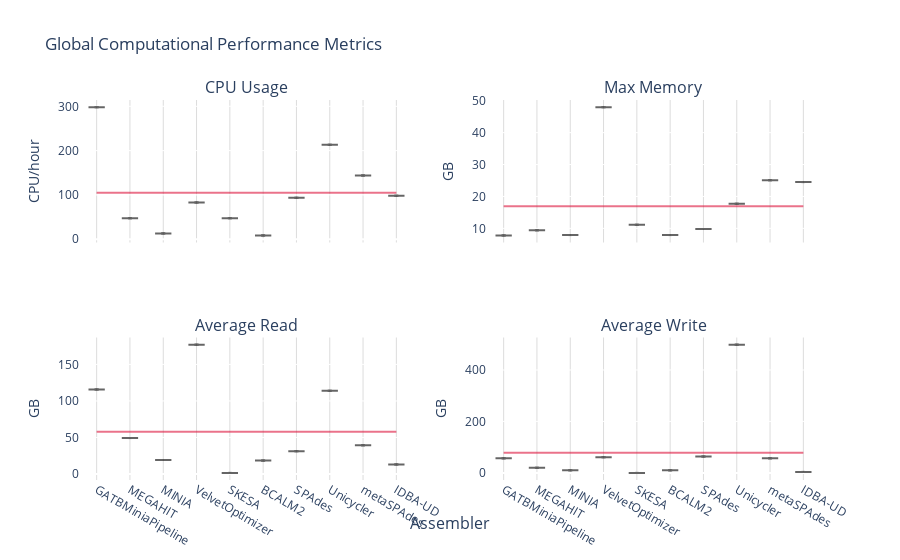

The code cell stored with this chart in its notebook:
### Markdown cell above
### Plot  Mean Statistics

### Code cell
fig_global = make_subplots(rows=2, cols=2, shared_xaxes=True, x_title="Assembler", 
                           subplot_titles=('CPU Usage', 'Max Memory', 'Average Read', 'Average Write'))
row_coord = 1
col_coord = 1

for column in global_pipeline_stats_df.columns:
    if column not in ['run', 'assembler', 'avgTime']:
        fig_global.add_trace(go.Violin(y=global_pipeline_stats_df[column], box_visible=True, line_color='black',
                               meanline_visible=True, fillcolor='lightseagreen', opacity=0.6,
                               x=global_pipeline_stats_df['assembler']),
                      row=row_coord, col=col_coord)
        fig_global.add_trace(go.Scatter(y=[global_pipeline_stats_df[column].mean()]*len(global_pipeline_stats_df['assembler']), 
                                        x=global_pipeline_stats_df['assembler'], mode='lines',
                                        line=dict(color="crimson"), opacity=0.6),row=row_coord, col=col_coord)
        if col_coord == 2:
            col_coord = 1
            row_coord += 1
        else:
            col_coord +=1

fig_global.update_layout(showlegend=False,plot_bgcolor='rgb(255,255,255)', title_text="Global Computational Performance Metrics")
# grid
fig_global['layout']['xaxis']['gridcolor']='#DCDCDC'
fig_global['layout']['xaxis2']['gridcolor']='#DCDCDC'
fig_global['layout']['xaxis3']['gridcolor']='#DCDCDC'
fig_global['layout']['xaxis4']['gridcolor']='#DCDCDC'
# y-axis legends
fig_global['layout']['yaxis']['title']='CPU/hour'
fig_global['layout']['yaxis2']['title']='GB'
fig_global['layout']['yaxis3']['title']='GB'
fig_global['layout']['yaxis4']['title']='GB'

fig_global.show()

### Figure 1 — Plotly figure (JSON) as saved in the notebook; plotly's stock layout.template omitted (floating-point values rounded to 4 significant figures)
{"data": [{"box": {"visible": true}, "fillcolor": "lightseagreen", "line": {"color": "black"}, "meanline": {"visible": true}, "opacity": 0.6, "type": "violin", "x": ["GATBMiniaPipeline", "MEGAHIT", "MINIA", "VelvetOptimizer", "SKESA", "BCALM2", "SPAdes", "Unicycler", "metaSPAdes", "IDBA-UD"], "xaxis": "x", "y": [298.2, 47.48, 13.1, 82.88, 47.53, 8.6, 93.32, 213.1, 143.9, 98.03], "yaxis": "y"}, {"line": {"color": "crimson"}, "mode": "lines", "opacity": 0.6, "type": "scatter", "x": ["GATBMiniaPipeline", "MEGAHIT", "MINIA", "VelvetOptimizer", "SKESA", "BCALM2", "SPAdes", "Unicycler", "metaSPAdes", "IDBA-UD"], "xaxis": "x", "y": [104.6, 104.6, 104.6, 104.6, 104.6, 104.6, 104.6, 104.6, 104.6, 104.6], "yaxis": "y"}, {"box": {"visible": true}, "fillcolor": "lightseagreen", "line": {"color": "black"}, "meanline": {"visible": true}, "opacity": 0.6, "type": "violin", "x": ["GATBMiniaPipeline", "MEGAHIT", "MINIA", "VelvetOptimizer", "SKESA", "BCALM2", "SPAdes", "Unicycler", "metaSPAdes", "IDBA-UD"], "xaxis": "x2", "y": [7.8, 9.4, 7.9, 48, 11.1, 7.9, 9.8, 17.7, 25.1, 24.5], "yaxis": "y2"}, {"line": {"color": "crimson"}, "mode": "lines", "opacity": 0.6, "type": "scatter", "x": ["GATBMiniaPipeline", "MEGAHIT", "MINIA", "VelvetOptimizer", "SKESA", "BCALM2", "SPAdes", "Unicycler", "metaSPAdes", "IDBA-UD"], "xaxis": "x2", "y": [16.92, 16.92, 16.92, 16.92, 16.92, 16.92, 16.92, 16.92, 16.92, 16.92], "yaxis": "y2"}, {"box": {"visible": true}, "fillcolor": "lightseagreen", "line": {"color": "black"}, "meanline": {"visible": true}, "opacity": 0.6, "type": "violin", "x": ["GATBMiniaPipeline", "MEGAHIT", "MINIA", "VelvetOptimizer", "SKESA", "BCALM2", "SPAdes", "Unicycler", "metaSPAdes", "IDBA-UD"], "xaxis": "x3", "y": [115.7, 49.2, 19.1, 177.1, 1.5, 18.3, 31.2, 113.8, 39.3, 13.1], "yaxis": "y3"}, {"line": {"color": "crimson"}, "mode": "lines", "opacity": 0.6, "type": "scatter", "x": ["GATBMiniaPipeline", "MEGAHIT", "MINIA", "VelvetOptimizer", "SKESA", "BCALM2", "SPAdes", "Unicycler", "metaSPAdes", "IDBA-UD"], "xaxis": "x3", "y": [57.83, 57.83, 57.83, 57.83, 57.83, 57.83, 57.83, 57.83, 57.83, 57.83], "yaxis": "y3"}, {"box": {"visible": true}, "fillcolor": "lightseagreen", "line": {"color": "black"}, "meanline": {"visible": true}, "opacity": 0.6, "type": "violin", "x": ["GATBMiniaPipeline", "MEGAHIT", "MINIA", "VelvetOptimizer", "SKESA", "BCALM2", "SPAdes", "Unicycler", "metaSPAdes", "IDBA-UD"], "xaxis": "x4", "y": [56.4, 19.5, 9.9, 61, 0.023, 9.8, 63.4, 498.5, 56.6, 3.8], "yaxis": "y4"}, {"line": {"color": "crimson"}, "mode": "lines", "opacity": 0.6, "type": "scatter", "x": ["GATBMiniaPipeline", "MEGAHIT", "MINIA", "VelvetOptimizer", "SKESA", "BCALM2", "SPAdes", "Unicycler", "metaSPAdes", "IDBA-UD"], "xaxis": "x4", "y": [77.89, 77.89, 77.89, 77.89, 77.89, 77.89, 77.89, 77.89, 77.89, 77.89], "yaxis": "y4"}], "layout": {"annotations": [{"font": {"size": 16}, "showarrow": false, "text": "CPU Usage", "x": 0.225, "xanchor": "center", "xref": "paper", "y": 1, "yanchor": "bottom", "yref": "paper"}, {"font": {"size": 16}, "showarrow": false, "text": "Max Memory", "x": 0.775, "xanchor": "center", "xref": "paper", "y": 1, "yanchor": "bottom", "yref": "paper"}, {"font": {"size": 16}, "showarrow": false, "text": "Average Read", "x": 0.225, "xanchor": "center", "xref": "paper", "y": 0.375, "yanchor": "bottom", "yref": "paper"}, {"font": {"size": 16}, "showarrow": false, "text": "Average Write", "x": 0.775, "xanchor": "center", "xref": "paper", "y": 0.375, "yanchor": "bottom", "yref": "paper"}, {"font": {"size": 16}, "showarrow": false, "text": "Assembler", "x": 0.5, "xanchor": "center", "xref": "paper", "y": 0, "yanchor": "top", "yref": "paper", "yshift": -30}], "plot_bgcolor": "rgb(255,255,255)", "showlegend": false, "title": {"text": "Global Computational Performance Metrics"}, "xaxis": {"anchor": "y", "domain": [0, 0.45], "gridcolor": "#DCDCDC", "matches": "x3", "showticklabels": false}, "xaxis2": {"anchor": "y2", "domain": [0.55, 1], "gridcolor": "#DCDCDC", "matches": "x4", "showticklabels": false}, "xaxis3": {"anchor": "y3", "domain": [0, 0.45], "gridcolor": "#DCDCDC"}, "xaxis4": {"anchor": "y4", "domain": [0.55, 1], "gridcolor": "#DCDCDC"}, "yaxis": {"anchor": "x", "domain": [0.625, 1], "title": {"text": "CPU/hour"}}, "yaxis2": {"anchor": "x2", "domain": [0.625, 1], "title": {"text": "GB"}}, "yaxis3": {"anchor": "x3", "domain": [0, 0.375], "title": {"text": "GB"}}, "yaxis4": {"anchor": "x4", "domain": [0, 0.375], "title": {"text": "GB"}}}}
